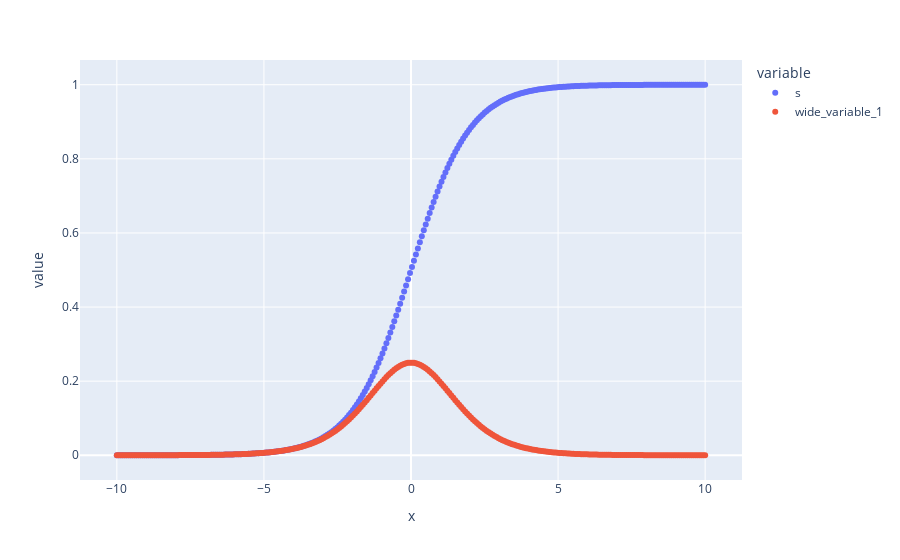

The notebook cell saved with this chart:
### Markdown cell above
**7. Finding the sigmoid agian**

### Code cell
x = np.linspace(-10,10,300)
s = 1 / (1 + np.exp(-x)) # finding the sigmoid
d = s * ( 1- s) # derivative of sigmoid function
dat=pd.DataFrame(dict(x = x, s= s, d=d))
fig=dat.plot.scatter(x='x', y=['s', d]) 
fig.show()

### Figure 1 — Plotly figure (JSON) as saved in the notebook; plotly's stock layout.template omitted (floating-point values rounded to 4 significant figures; data arrays with more than 128 entries replaced by an {"elided": "..."} marker saying what was removed)
{"data": [{"hovertemplate": "variable=s<br>x=%{x}<br>value=%{y}<extra></extra>", "legendgroup": "s", "marker": {"color": "#636efa", "symbol": "circle"}, "mode": "markers", "name": "s", "orientation": "v", "showlegend": true, "type": "scatter", "x": {"elided": "300 float values"}, "xaxis": "x", "y": {"elided": "300 float values"}, "yaxis": "y"}, {"hovertemplate": "variable=wide_variable_1<br>x=%{x}<br>value=%{y}<extra></extra>", "legendgroup": "wide_variable_1", "marker": {"color": "#EF553B", "symbol": "circle"}, "mode": "markers", "name": "wide_variable_1", "orientation": "v", "showlegend": true, "type": "scatter", "x": {"elided": "300 float values"}, "xaxis": "x", "y": {"elided": "300 float values"}, "yaxis": "y"}], "layout": {"legend": {"title": {"text": "variable"}, "tracegroupgap": 0}, "margin": {"t": 60}, "xaxis": {"anchor": "y", "domain": [0, 1], "title": {"text": "x"}}, "yaxis": {"anchor": "x", "domain": [0, 1], "title": {"text": "value"}}}}
